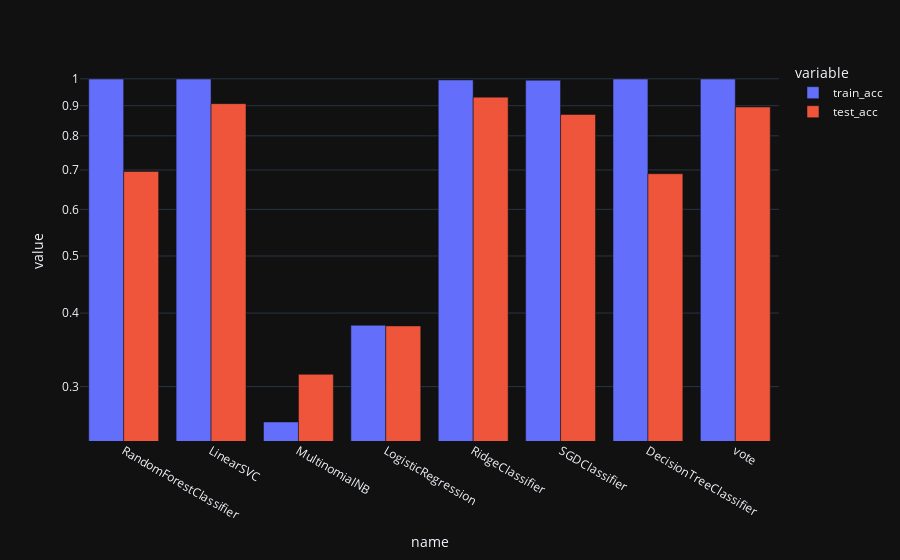

Notebook code cell kept with this figure:
### Code cell
brut_ml(X_train, y_ref_train, X_test, y_ref_test)

### Figure 1 — Plotly figure (JSON) as saved in the notebook; plotly's stock layout.template omitted (floating-point values rounded to 4 significant figures)
{"data": [{"alignmentgroup": "True", "hovertemplate": "variable=train_acc<br>name=%{x}<br>value=%{y}<extra></extra>", "legendgroup": "train_acc", "marker": {"color": "#636efa", "pattern": {"shape": ""}}, "name": "train_acc", "offsetgroup": "train_acc", "orientation": "v", "showlegend": true, "textposition": "auto", "x": ["RandomForestClassifier", "LinearSVC", "MultinomialNB", "LogisticRegression", "RidgeClassifier", "SGDClassifier", "DecisionTreeClassifier", "vote"], "xaxis": "x", "y": [0.999, 0.999, 0.2613, 0.3814, 0.9955, 0.9945, 0.999, 0.999], "yaxis": "y", "type": "bar"}, {"alignmentgroup": "True", "hovertemplate": "variable=test_acc<br>name=%{x}<br>value=%{y}<extra></extra>", "legendgroup": "test_acc", "marker": {"color": "#EF553B", "pattern": {"shape": ""}}, "name": "test_acc", "offsetgroup": "test_acc", "orientation": "v", "showlegend": true, "textposition": "auto", "x": ["RandomForestClassifier", "LinearSVC", "MultinomialNB", "LogisticRegression", "RidgeClassifier", "SGDClassifier", "DecisionTreeClassifier", "vote"], "xaxis": "x", "y": [0.696, 0.9074, 0.3147, 0.3804, 0.9308, 0.8696, 0.6897, 0.8957], "yaxis": "y", "type": "bar"}], "layout": {"xaxis": {"anchor": "y", "domain": [0.0, 1.0], "title": {"text": "name"}}, "yaxis": {"anchor": "x", "domain": [0.0, 1.0], "title": {"text": "value"}, "type": "log"}, "legend": {"title": {"text": "variable"}, "tracegroupgap": 0}, "margin": {"t": 60}, "barmode": "group"}}
